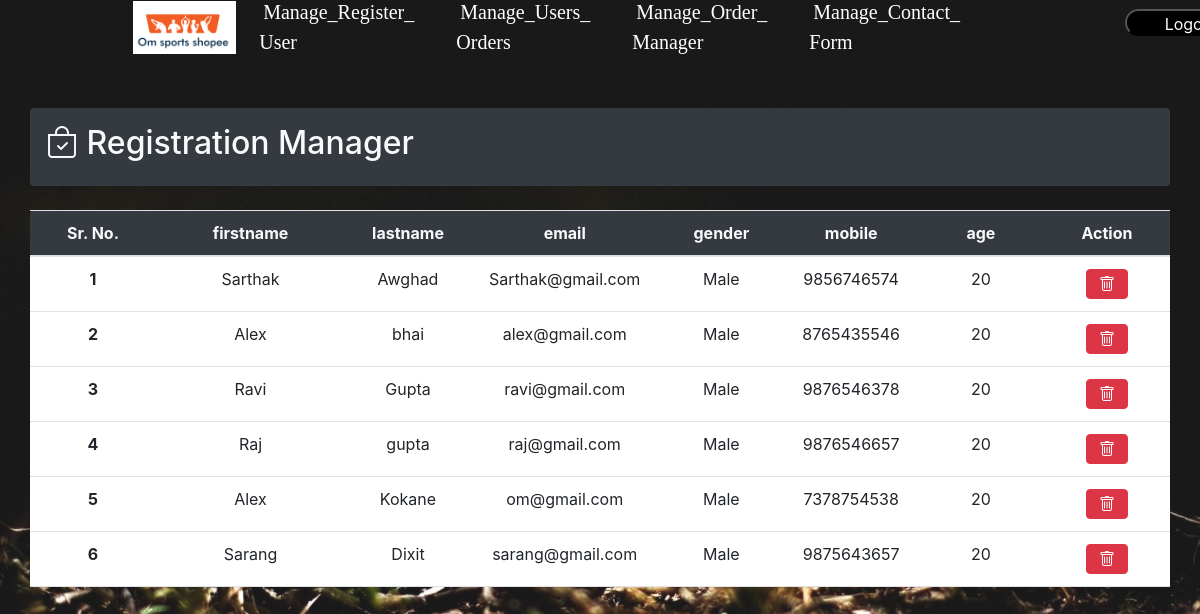
Page /admin/manage_register_user/manage_register_user.php on the committed database.
### tables this page shows
CREATE TABLE IF NOT EXISTS `register_login` (
  `id` int NOT NULL AUTO_INCREMENT,
  `firstname` varchar(120) NOT NULL,
  `lastname` varchar(120) NOT NULL,
  `email` varchar(120) NOT NULL,
  `gender` varchar(120) NOT NULL,
  `mobile` varchar(200) NOT NULL,
  `age` int NOT NULL,
  `password` varchar(120) NOT NULL,
  `confirmpassword` varchar(120) NOT NULL,
  PRIMARY KEY (`id`)
);

### admin/manage_register_user/manage_register_user.php (the view, shortened to what this page needs)
<?php
require("dbcon.php");
?>
<!DOCTYPE html>
<html lang="en">
<head>
    <link rel="stylesheet" href="../manage_register_user/manage_register_user.css">
    <link href="https://cdn.jsdelivr.net/npm/bootstrap@5.1.3/dist/css/bootstrap.min.css" rel="stylesheet">
    <link rel="stylesheet" href="https://cdn.jsdelivr.net/npm/bootstrap@4.5.3/dist/css/bootstrap.min.css">
    <link rel="stylesheet" href="https://cdn.jsdelivr.net/npm/bootstrap-icons@1.7.2/font/bootstrap-icons.css">
    <link rel="stylesheet" href="https://cdnjs.cloudflare.com/ajax/libs/font-awesome/6.0.0-beta3/css/all.min.css">
</head>
<nav id="navbar">
    <ul>
        <div class="nav-img">
            <img src="../../img/omsportsshopee logo.png" alt="" srcset="">
        </div>
        <li> <a href="../manage_register_user/manage_register_user.php">Manage_Register_<br>User</a> </li>
        <li> <a href="../manage_user_manager/manage_user_manager.php">Manage_Users_<br>Orders</a> </li>
        <li> <a href="../manage_order_manager/manage_order_manager.php">Manage_Order_<br>Manager</a> </li>
        <li> <a href="../manage_contact_form/manage_contact_form.php">Manage_Contact_<br>Form</a> </li>
    </ul>
</nav>
<button class="btn1"> <a href="../../login_register/logout.php">Logout</a></button>
<body class="bg-light" id="topregi">
    <div class="container bg-dark text-light p-3 rounded my-4">
        <div class="d-flex align-items-center justify-content-between">
            <h2><i class="bi bi-bag-check"></i> Registration Manager</h2>
        </div>
    </div>
    <div class="container mt-4 p-0">
        <table class="table table-hover text-center">
            <thead class="bg-dark text-light">
                <tr>
                    <th width="10%" scope="col" class="rounded-start">Sr. No.</th>
                    <th width="15%" scope="col">firstname</th>
                    <th width="10%" scope="col">lastname</th>
                    <th width="10%" scope="col">email</th>
                    <th width="10%" scope="col">gender</th>
                    <th width="10%" scope="col">mobile</th>
                    <th width="10%" scope="col">age</th>
                    <th width="10%" scope="col">Action</th>
                </tr>
            </thead>
            <tbody class="bg-white">
                <?php
                $query = "SELECT * FROM `register_login`";
                $result = mysqli_query($con, $query);
                $i = 1;
                while ($fetch = mysqli_fetch_assoc($result)) {
                    echo <<<product
								<tr class="align-middle">
								<th scope="row">$i</th>
								<td>$fetch[firstname]</td>
								<td>$fetch[lastname]</td>
								<td>$fetch[email]</td>
								<td>$fetch[gender]</td>
								<td>$fetch[mobile]</td>
								<td>$fetch[age]</td>
								<td>
								<button onclick="confirm_rem($fetch[id])" class="btn btn-danger"><i class="bi bi-trash"></i></button>
								</td>
								</tr>
								product;
                    $i++;
                }
                ?>
            </tbody>
        </table>
    </div>
</body>
</html>

### admin/manage_register_user/manage_register_user.css (style rules this page uses)
#navbar { position: fixed; width: 100%; }
#navbar ul { display: flex; flex-direction: row; justify-content: center; align-items: center; margin-left: -10%; margin-top: -120px; }
#navbar li { list-style: none; padding: 3px 11px; font-family: 'Yeon Sung', cursive; margin: 6px 10px; font-size: 20px; }
#navbar li a { padding: 2px; margin: 2px; color: white; text-decoration: none; }
.nav-img img { height: 53px; margin: 2px; }
.btn1 { width: 11%; margin-left: 1125px; height: 27px; cursor: pointer; text-decoration: none; background-color: black; position: fixed; border-radius: 20px; margin-top: -99px; }
.btn1 a { color: white; }
#topregi { margin-top: 9%; }
body::before { content: ""; background:url('../../img/adminimg.jpg') no-repeat center center/cover; height: 100%; width: 100%; position: absolute; top: 0px; left: 0px; z-index: -1; opacity: 0.9; }

### rows in the picture
register_login: firstname "Sarthak", lastname "Awghad", email "Sarthak@gmail.com", gender "Male", mobile "9856746574", age "20"
register_login: firstname "Alex", lastname "bhai", email "alex@gmail.com", gender "Male", mobile "8765435546", age "20"
register_login: firstname "Ravi", lastname "Gupta", email "ravi@gmail.com", gender "Male", mobile "9876546378", age "20"
register_login: firstname "Raj", lastname "gupta", email "raj@gmail.com", gender "Male", mobile "9876546657", age "20"
register_login: firstname "Alex", lastname "Kokane", email "om@gmail.com", gender "Male", mobile "7378754538", age "20"
register_login: firstname "Sarang", lastname "Dixit", email "sarang@gmail.com", gender "Male", mobile "9875643657", age "20"
